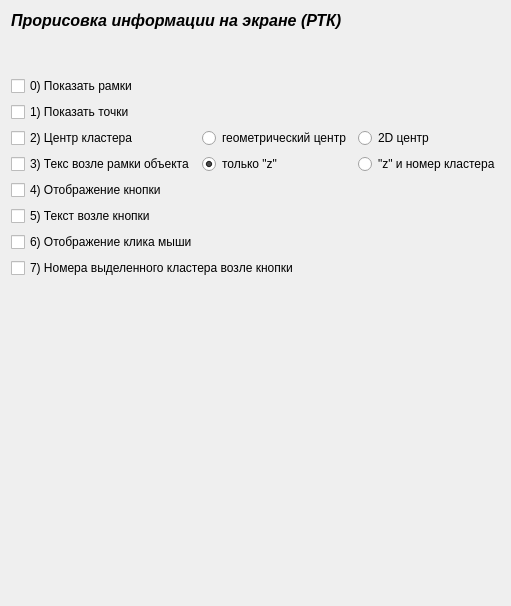
     <widget class="QWidget" name="tab">
      <attribute name="title">
       <string>РТК</string>
      </attribute>
      <layout class="QGridLayout" name="gridLayout_15">
       <item row="0" column="0">
        <layout class="QGridLayout" name="gridLayout_12">
         <item row="8" column="0">
          <widget class="QCheckBox" name="checkBox_ShowMarkersImgRTK_05">
           <property name="text">
            <string>5) Текст возле кнопки</string>
           </property>
          </widget>
         </item>
         <item row="4" column="0">
          <layout class="QGridLayout" name="gridLayout_13">
           <item row="1" column="0">
            <widget class="QCheckBox" name="checkBox_ShowMarkersImgRTK_02">
             <property name="minimumSize">
              <size>
               <width>185</width>
               <height>0</height>
              </size>
             </property>
             <property name="text">
              <string>2) Центр кластера</string>
             </property>
            </widget>
           </item>
           <item row="1" column="1">
            <widget class="QRadioButton" name="radioButton_ShowMarkersImgRTK_02_1">
             <property name="minimumSize">
              <size>
               <width>150</width>
               <height>0</height>
              </size>
             </property>
             <property name="text">
              <string>геометрический центр</string>
             </property>
             <property name="checked">
              <bool>true</bool>
             </property>
            </widget>
           </item>
           <item row="1" column="2">
            <widget class="QRadioButton" name="radioButton_ShowMarkersImgRTK_02_2">
             <property name="text">
              <string>2D центр</string>
             </property>
            </widget>
           </item>
          </layout>
         </item>
         <item row="2" column="0">
          <widget class="QCheckBox" name="checkBox_ShowMarkersImgRTK_00">
           <property name="text">
            <string>0) Показать рамки</string>
           </property>
          </widget>
         </item>
         <item row="9" column="0">
          <widget class="QCheckBox" name="checkBox_ShowMarkersImgRTK_06">
           <property name="text">
            <string>6) Отображение клика мыши</string>
           </property>
          </widget>
         </item>
         <item row="0" column="0">
          <widget class="QLabel" name="label_10">
           <property name="font">
            <font>
             <pointsize>12</pointsize>
             <italic>true</italic>
             <bold>true</bold>
            </font>
           </property>
           <property name="text">
            <string>Прорисовка информации на экране (РТК)</string>
           </property>
          </widget>
         </item>
         <item row="10" column="0">
          <widget class="QCheckBox" name="checkBox_ShowMarkersImgRTK_07">
           <property name="text">
            <string>7) Номера выделенного кластера возле кнопки</string>
           </property>
          </widget>
         </item>
         <item row="7" column="0">
          <widget class="QCheckBox" name="checkBox_ShowMarkersImgRTK_04">
           <property name="text">
            <string>4) Отображение кнопки</string>
           </property>
          </widget>
         </item>
         <item row="3" column="0">
          <widget class="QCheckBox" name="checkBox_ShowMarkersImgRTK_01">
           <property name="text">
            <string>1) Показать точки</string>
           </property>
          </widget>
         </item>
         <item row="1" column="0">
          <spacer name="verticalSpacer_7">
           <property name="orientation">
            <enum>Qt::Vertical</enum>
           </property>
           <property name="sizeHint" stdset="0">
            <size>
             <width>20</width>
             <height>40</height>
            </size>
           </property>
          </spacer>
         </item>
         <item row="5" column="0">
          <layout class="QGridLayout" name="gridLayout_14">
           <item row="0" column="1">
            <widget class="QRadioButton" name="radioButton_ShowMarkersImgRTK_03_1">
             <property name="minimumSize">
              <size>
               <width>150</width>
               <height>0</height>
              </size>
             </property>
             <property name="text">
              <string>только &quot;z&quot;</string>
             </property>
             <property name="checked">
              <bool>true</bool>
             </property>
            </widget>
           </item>
           <item row="0" column="2">
            <widget class="QRadioButton" name="radioButton_ShowMarkersImgRTK_03_2">
             <property name="text">
              <string>&quot;z&quot; и номер кластера</string>
             </property>
            </widget>
           </item>
           <item row="0" column="0">
            <widget class="QCheckBox" name="checkBox_ShowMarkersImgRTK_03">
             <property name="minimumSize">
              <size>
               <width>185</width>
               <height>0</height>
              </size>
             </property>
             <property name="text">
              <string>3) Текс возле рамки объекта</string>
             </property>
            </widget>
           </item>
          </layout>
         </item>
        </layout>
       </item>
       <item row="1" column="0">
        <spacer name="verticalSpacer_6">
         <property name="orientation">
          <enum>Qt::Vertical</enum>
         </property>
         <property name="sizeHint" stdset="0">
          <size>
           <width>20</width>
           <height>317</height>
          </size>
         </property>
        </spacer>
       </item>
      </layout>
     </widget>
